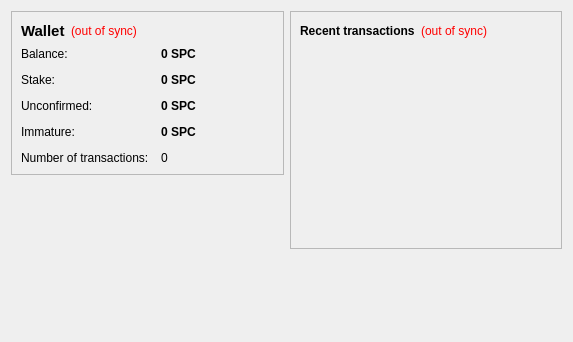
<?xml version="1.0" encoding="UTF-8"?>
<ui version="4.0">
 <class>OverviewPage</class>
 <widget class="QWidget" name="OverviewPage">
  <property name="geometry">
   <rect>
    <x>0</x>
    <y>0</y>
    <width>573</width>
    <height>342</height>
   </rect>
  </property>
  <property name="windowTitle">
   <string>Form</string>
  </property>
  <layout class="QHBoxLayout" name="horizontalLayout" stretch="1,1">
   <item>
    <layout class="QVBoxLayout" name="verticalLayout_2">
     <item>
      <widget class="QFrame" name="frame">
       <property name="frameShape">
        <enum>QFrame::StyledPanel</enum>
       </property>
       <property name="frameShadow">
        <enum>QFrame::Raised</enum>
       </property>
       <layout class="QVBoxLayout" name="verticalLayout_4">
        <item>
         <layout class="QHBoxLayout" name="horizontalLayout_4">
          <item>
           <widget class="QLabel" name="label_5">
            <property name="font">
             <font>
              <pointsize>11</pointsize>
              <weight>75</weight>
              <bold>true</bold>
             </font>
            </property>
            <property name="text">
             <string>Wallet</string>
            </property>
           </widget>
          </item>
          <item>
           <widget class="QLabel" name="labelWalletStatus">
            <property name="toolTip">
             <string>The displayed information may be out of date. Your wallet automatically synchronizes with the sportscoin network after a connection is established, but this process has not completed yet.</string>
            </property>
            <property name="styleSheet">
             <string notr="true">QLabel { color: red; }</string>
            </property>
            <property name="text">
             <string notr="true">(out of sync)</string>
            </property>
            <property name="alignment">
             <set>Qt::AlignLeading|Qt::AlignLeft|Qt::AlignVCenter</set>
            </property>
           </widget>
          </item>
          <item>
           <spacer name="horizontalSpacer_2">
            <property name="orientation">
             <enum>Qt::Horizontal</enum>
            </property>
            <property name="sizeHint" stdset="0">
             <size>
              <width>40</width>
              <height>20</height>
             </size>
            </property>
           </spacer>
          </item>
         </layout>
        </item>
        <item>
         <layout class="QFormLayout" name="formLayout_2">
          <property name="fieldGrowthPolicy">
           <enum>QFormLayout::AllNonFixedFieldsGrow</enum>
          </property>
          <property name="horizontalSpacing">
           <number>12</number>
          </property>
          <property name="verticalSpacing">
           <number>12</number>
          </property>
          <item row="0" column="0">
           <widget class="QLabel" name="label">
            <property name="text">
             <string>Balance:</string>
            </property>
           </widget>
          </item>
          <item row="0" column="1">
           <widget class="QLabel" name="labelBalance">
            <property name="font">
             <font>
              <weight>75</weight>
              <bold>true</bold>
             </font>
            </property>
            <property name="cursor">
             <cursorShape>IBeamCursor</cursorShape>
            </property>
            <property name="toolTip">
             <string>Your current balance</string>
            </property>
            <property name="text">
             <string notr="true">0 SPC</string>
            </property>
            <property name="textInteractionFlags">
             <set>Qt::LinksAccessibleByMouse|Qt::TextSelectableByKeyboard|Qt::TextSelectableByMouse</set>
            </property>
           </widget>
          </item>
          <item row="1" column="0">
           <widget class="QLabel" name="label_6">
            <property name="text">
             <string>Stake:</string>
            </property>
           </widget>
          </item>
          <item row="1" column="1">
           <widget class="QLabel" name="labelStake">
            <property name="font">
             <font>
              <weight>75</weight>
              <bold>true</bold>
             </font>
            </property>
            <property name="cursor">
             <cursorShape>IBeamCursor</cursorShape>
            </property>
            <property name="toolTip">
             <string>Total of coins that was staked, and do not yet count toward the current balance</string>
            </property>
            <property name="text">
             <string notr="true">0 SPC</string>
            </property>
            <property name="textInteractionFlags">
             <set>Qt::LinksAccessibleByMouse|Qt::TextSelectableByKeyboard|Qt::TextSelectableByMouse</set>
            </property>
           </widget>
          </item>
          <item row="2" column="0">
           <widget class="QLabel" name="label_3">
            <property name="text">
             <string>Unconfirmed:</string>
            </property>
           </widget>
          </item>
          <item row="2" column="1">
           <widget class="QLabel" name="labelUnconfirmed">
            <property name="font">
             <font>
              <weight>75</weight>
              <bold>true</bold>
             </font>
            </property>
            <property name="cursor">
             <cursorShape>IBeamCursor</cursorShape>
            </property>
            <property name="toolTip">
             <string>Total of transactions that have yet to be confirmed, and do not yet count toward the current balance</string>
            </property>
            <property name="text">
             <string notr="true">0 SPC</string>
            </property>
            <property name="textInteractionFlags">
             <set>Qt::LinksAccessibleByMouse|Qt::TextSelectableByKeyboard|Qt::TextSelectableByMouse</set>
            </property>
           </widget>
          </item>
          <item row="3" column="0">
           <widget class="QLabel" name="labelImmatureText">
            <property name="text">
             <string>Immature:</string>
            </property>
           </widget>
          </item>
          <item row="3" column="1">
           <widget class="QLabel" name="labelImmature">
            <property name="font">
             <font>
              <weight>75</weight>
              <bold>true</bold>
             </font>
            </property>
            <property name="toolTip">
             <string>Mined balance that has not yet matured</string>
            </property>
            <property name="text">
             <string notr="true">0 SPC</string>
            </property>
            <property name="textInteractionFlags">
             <set>Qt::LinksAccessibleByMouse|Qt::TextSelectableByKeyboard|Qt::TextSelectableByMouse</set>
            </property>
           </widget>
          </item>
          <item row="4" column="0">
           <widget class="QLabel" name="label_2">
            <property name="text">
             <string>Number of transactions:</string>
            </property>
           </widget>
          </item>
          <item row="4" column="1">
           <widget class="QLabel" name="labelNumTransactions">
            <property name="toolTip">
             <string>Total number of transactions in wallet</string>
            </property>
            <property name="text">
             <string notr="true">0</string>
            </property>
           </widget>
          </item>
         </layout>
        </item>
       </layout>
      </widget>
     </item>
     <item>
      <spacer name="verticalSpacer">
       <property name="orientation">
        <enum>Qt::Vertical</enum>
       </property>
       <property name="sizeHint" stdset="0">
        <size>
         <width>20</width>
         <height>40</height>
        </size>
       </property>
      </spacer>
     </item>
     <item>
      <widget class="QLabel" name="label_6">
       <property name="text">
        <string/>
       </property>
       <property name="pixmap">
        <pixmap resource="../bitcoin.qrc">:/images/backg</pixmap>
       </property>
       <property name="scaledContents">
        <bool>false</bool>
       </property>
       <property name="alignment">
        <set>Qt::AlignCenter</set>
       </property>
       <property name="margin">
        <number>-2</number>
       </property>
      </widget>
     </item>
    </layout>
   </item>
   <item>
    <layout class="QVBoxLayout" name="verticalLayout_3">
     <item>
      <widget class="QFrame" name="frame_2">
       <property name="frameShape">
        <enum>QFrame::StyledPanel</enum>
       </property>
       <property name="frameShadow">
        <enum>QFrame::Raised</enum>
       </property>
       <layout class="QVBoxLayout" name="verticalLayout">
        <item>
         <layout class="QHBoxLayout" name="horizontalLayout_2">
          <item>
           <widget class="QLabel" name="label_4">
            <property name="text">
             <string>&lt;b&gt;Recent transactions&lt;/b&gt;</string>
            </property>
           </widget>
          </item>
          <item>
           <widget class="QLabel" name="labelTransactionsStatus">
            <property name="toolTip">
             <string>The displayed information may be out of date. Your wallet automatically synchronizes with the sportscoin network after a connection is established, but this process has not completed yet.</string>
            </property>
            <property name="styleSheet">
             <string notr="true">QLabel { color: red; }</string>
            </property>
            <property name="text">
             <string notr="true">(out of sync)</string>
            </property>
            <property name="alignment">
             <set>Qt::AlignRight|Qt::AlignTrailing|Qt::AlignVCenter</set>
            </property>
           </widget>
          </item>
          <item>
           <spacer name="horizontalSpacer">
            <property name="orientation">
             <enum>Qt::Horizontal</enum>
            </property>
            <property name="sizeHint" stdset="0">
             <size>
              <width>40</width>
              <height>20</height>
             </size>
            </property>
           </spacer>
          </item>
         </layout>
        </item>
        <item>
         <widget class="QListView" name="listTransactions">
          <property name="styleSheet">
           <string notr="true">QListView { background: transparent; }</string>
          </property>
          <property name="frameShape">
           <enum>QFrame::NoFrame</enum>
          </property>
          <property name="verticalScrollBarPolicy">
           <enum>Qt::ScrollBarAlwaysOff</enum>
          </property>
          <property name="horizontalScrollBarPolicy">
           <enum>Qt::ScrollBarAlwaysOff</enum>
          </property>
          <property name="selectionMode">
           <enum>QAbstractItemView::NoSelection</enum>
          </property>
         </widget>
        </item>
       </layout>
      </widget>
     </item>
     <item>
      <spacer name="verticalSpacer_2">
       <property name="orientation">
        <enum>Qt::Vertical</enum>
       </property>
       <property name="sizeHint" stdset="0">
        <size>
         <width>20</width>
         <height>40</height>
        </size>
       </property>
      </spacer>
     </item>
    </layout>
   </item>
  </layout>
 </widget>
 <resources/>
 <connections/>
</ui>
